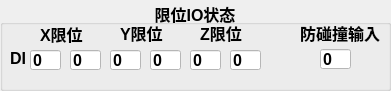
     <widget class="QGroupBox" name="groupBox_15">
      <property name="geometry">
       <rect>
        <x>10</x>
        <y>220</y>
        <width>391</width>
        <height>91</height>
       </rect>
      </property>
      <property name="font">
       <font>
        <family>Arial</family>
        <pointsize>12</pointsize>
        <weight>75</weight>
        <bold>true</bold>
       </font>
      </property>
      <property name="styleSheet">
       <string notr="true"/>
      </property>
      <property name="title">
       <string>限位IO状态</string>
      </property>
      <property name="alignment">
       <set>Qt::AlignCenter</set>
      </property>
      <widget class="QLabel" name="label_51">
       <property name="geometry">
        <rect>
         <x>10</x>
         <y>48</y>
         <width>21</width>
         <height>21</height>
        </rect>
       </property>
       <property name="font">
        <font>
         <family>Arial</family>
         <pointsize>12</pointsize>
        </font>
       </property>
       <property name="text">
        <string>DI</string>
       </property>
      </widget>
      <widget class="QLineEdit" name="lineEdit_42">
       <property name="geometry">
        <rect>
         <x>70</x>
         <y>50</y>
         <width>31</width>
         <height>20</height>
        </rect>
       </property>
       <property name="font">
        <font>
         <family>Arial</family>
         <pointsize>12</pointsize>
        </font>
       </property>
       <property name="styleSheet">
        <string notr="true">background-color: rgb(255, 255, 255);</string>
       </property>
       <property name="text">
        <string>0</string>
       </property>
      </widget>
      <widget class="QLineEdit" name="lineEdit_43">
       <property name="geometry">
        <rect>
         <x>110</x>
         <y>50</y>
         <width>31</width>
         <height>20</height>
        </rect>
       </property>
       <property name="font">
        <font>
         <family>Arial</family>
         <pointsize>12</pointsize>
        </font>
       </property>
       <property name="styleSheet">
        <string notr="true">background-color: rgb(255, 255, 255);</string>
       </property>
       <property name="text">
        <string>0</string>
       </property>
      </widget>
      <widget class="QLineEdit" name="lineEdit_44">
       <property name="geometry">
        <rect>
         <x>150</x>
         <y>50</y>
         <width>31</width>
         <height>20</height>
        </rect>
       </property>
       <property name="font">
        <font>
         <family>Arial</family>
         <pointsize>12</pointsize>
        </font>
       </property>
       <property name="styleSheet">
        <string notr="true">background-color: rgb(255, 255, 255);</string>
       </property>
       <property name="text">
        <string>0</string>
       </property>
      </widget>
      <widget class="QLineEdit" name="lineEdit_45">
       <property name="geometry">
        <rect>
         <x>190</x>
         <y>50</y>
         <width>31</width>
         <height>20</height>
        </rect>
       </property>
       <property name="font">
        <font>
         <family>Arial</family>
         <pointsize>12</pointsize>
        </font>
       </property>
       <property name="styleSheet">
        <string notr="true">background-color: rgb(255, 255, 255);</string>
       </property>
       <property name="text">
        <string>0</string>
       </property>
      </widget>
      <widget class="QLineEdit" name="lineEdit_46">
       <property name="geometry">
        <rect>
         <x>230</x>
         <y>50</y>
         <width>31</width>
         <height>20</height>
        </rect>
       </property>
       <property name="font">
        <font>
         <family>Arial</family>
         <pointsize>12</pointsize>
        </font>
       </property>
       <property name="styleSheet">
        <string notr="true">background-color: rgb(255, 255, 255);</string>
       </property>
       <property name="text">
        <string>0</string>
       </property>
      </widget>
      <widget class="QLineEdit" name="lineEdit_48">
       <property name="geometry">
        <rect>
         <x>30</x>
         <y>50</y>
         <width>31</width>
         <height>20</height>
        </rect>
       </property>
       <property name="font">
        <font>
         <family>Arial</family>
         <pointsize>12</pointsize>
        </font>
       </property>
       <property name="styleSheet">
        <string notr="true">background-color: rgb(255, 255, 255);</string>
       </property>
       <property name="text">
        <string>0</string>
       </property>
      </widget>
      <widget class="QLabel" name="label_52">
       <property name="geometry">
        <rect>
         <x>40</x>
         <y>23</y>
         <width>51</width>
         <height>21</height>
        </rect>
       </property>
       <property name="font">
        <font>
         <family>Arial</family>
         <pointsize>12</pointsize>
        </font>
       </property>
       <property name="text">
        <string>X限位</string>
       </property>
      </widget>
      <widget class="QLabel" name="label_53">
       <property name="geometry">
        <rect>
         <x>120</x>
         <y>22</y>
         <width>51</width>
         <height>21</height>
        </rect>
       </property>
       <property name="font">
        <font>
         <family>Arial</family>
         <pointsize>12</pointsize>
        </font>
       </property>
       <property name="text">
        <string>Y限位</string>
       </property>
      </widget>
      <widget class="QLabel" name="label_55">
       <property name="geometry">
        <rect>
         <x>200</x>
         <y>22</y>
         <width>51</width>
         <height>21</height>
        </rect>
       </property>
       <property name="font">
        <font>
         <family>Arial</family>
         <pointsize>12</pointsize>
        </font>
       </property>
       <property name="text">
        <string>Z限位</string>
       </property>
      </widget>
      <widget class="QLabel" name="label_56">
       <property name="geometry">
        <rect>
         <x>300</x>
         <y>22</y>
         <width>81</width>
         <height>21</height>
        </rect>
       </property>
       <property name="font">
        <font>
         <family>Arial</family>
         <pointsize>12</pointsize>
        </font>
       </property>
       <property name="text">
        <string>防碰撞输入</string>
       </property>
      </widget>
      <widget class="QLineEdit" name="lineEdit_47">
       <property name="geometry">
        <rect>
         <x>320</x>
         <y>49</y>
         <width>31</width>
         <height>20</height>
        </rect>
       </property>
       <property name="font">
        <font>
         <family>Arial</family>
         <pointsize>12</pointsize>
        </font>
       </property>
       <property name="styleSheet">
        <string notr="true">background-color: rgb(255, 255, 255);</string>
       </property>
       <property name="text">
        <string>0</string>
       </property>
      </widget>
     </widget>
